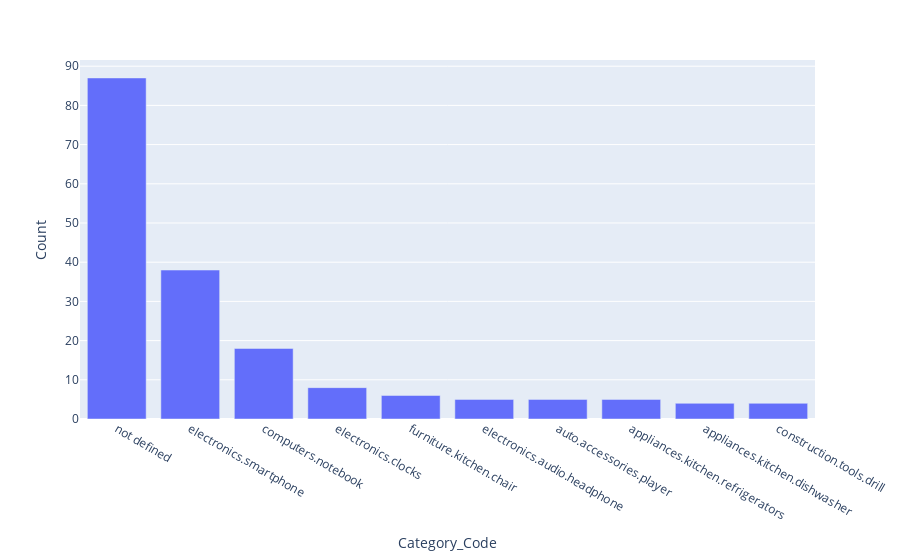

Notebook cell for this chart:
### Markdown cell above
The category_code is describing the category, a product_id and category_id is assigned to. Every Product_id and Category_id is assigned to a single category_code, which is summarizing many product_ids and category_ids into categories. This knowledge is also based on the more detailed analyzes within the file "product_analysis.ipnynb". As you can see in the overview, there are ... unique category_code.

### Code cell
sdf_count_per_category_code=spark.sql("SELECT DISTINCT(category_code) AS Category_Code, \
                                              COUNT(product_id) AS Count \
                                        FROM Data \
                                        GROUP BY category_code \
                                        ORDER BY Count DESC")
px.bar(sdf_count_per_category_code.limit(10).toPandas(), x="Category_Code", y="Count")

### Figure 1 — Plotly figure (JSON) as saved in the notebook; plotly's stock layout.template omitted (floating-point values rounded to 4 significant figures)
{"data": [{"alignmentgroup": "True", "hovertemplate": "Category_Code=%{x}<br>Count=%{y}<extra></extra>", "legendgroup": "", "marker": {"color": "#636efa"}, "name": "", "offsetgroup": "", "orientation": "v", "showlegend": false, "textposition": "auto", "type": "bar", "x": ["not defined", "electronics.smartphone", "computers.notebook", "electronics.clocks", "furniture.kitchen.chair", "electronics.audio.headphone", "auto.accessories.player", "appliances.kitchen.refrigerators", "appliances.kitchen.dishwasher", "construction.tools.drill"], "xaxis": "x", "y": [87, 38, 18, 8, 6, 5, 5, 5, 4, 4], "yaxis": "y"}], "layout": {"barmode": "relative", "legend": {"tracegroupgap": 0}, "margin": {"t": 60}, "xaxis": {"anchor": "y", "domain": [0, 1], "title": {"text": "Category_Code"}}, "yaxis": {"anchor": "x", "domain": [0, 1], "title": {"text": "Count"}}}}
